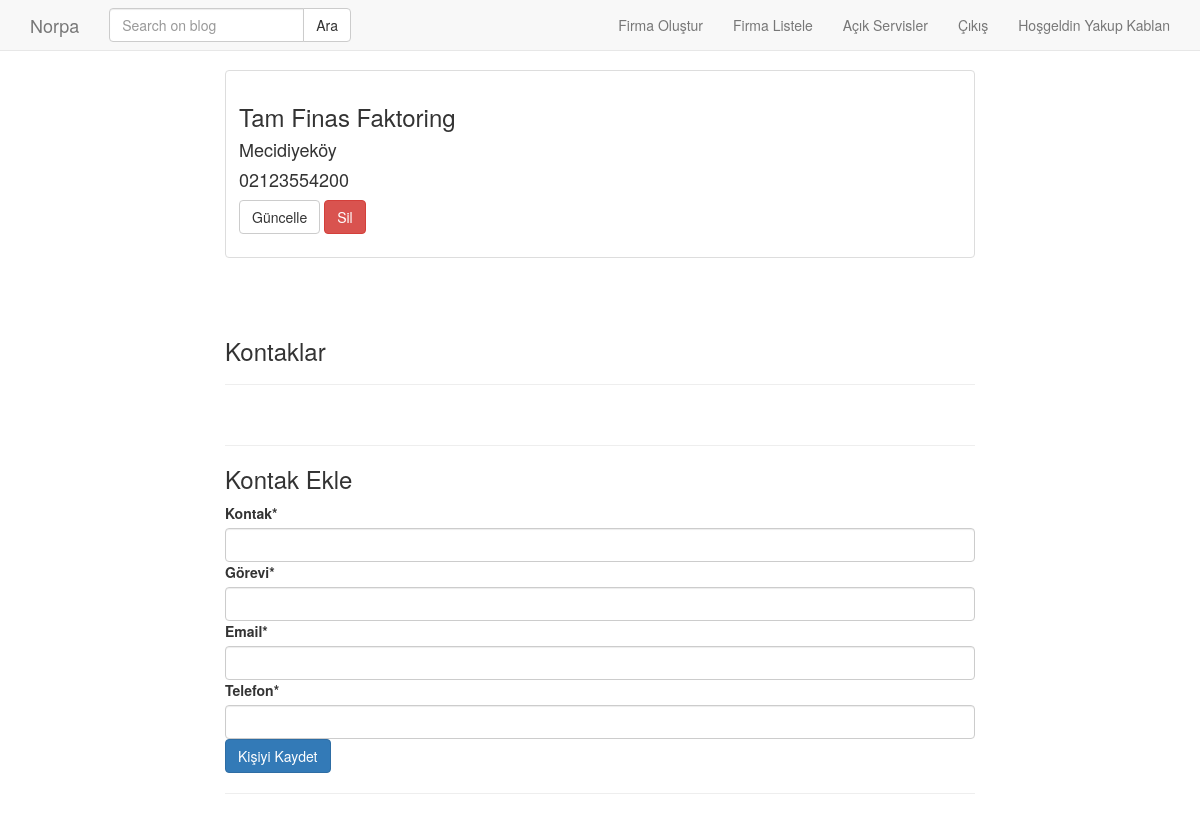
/customer/detail/1/ (signed in), run on an earlier commit of the app's database.
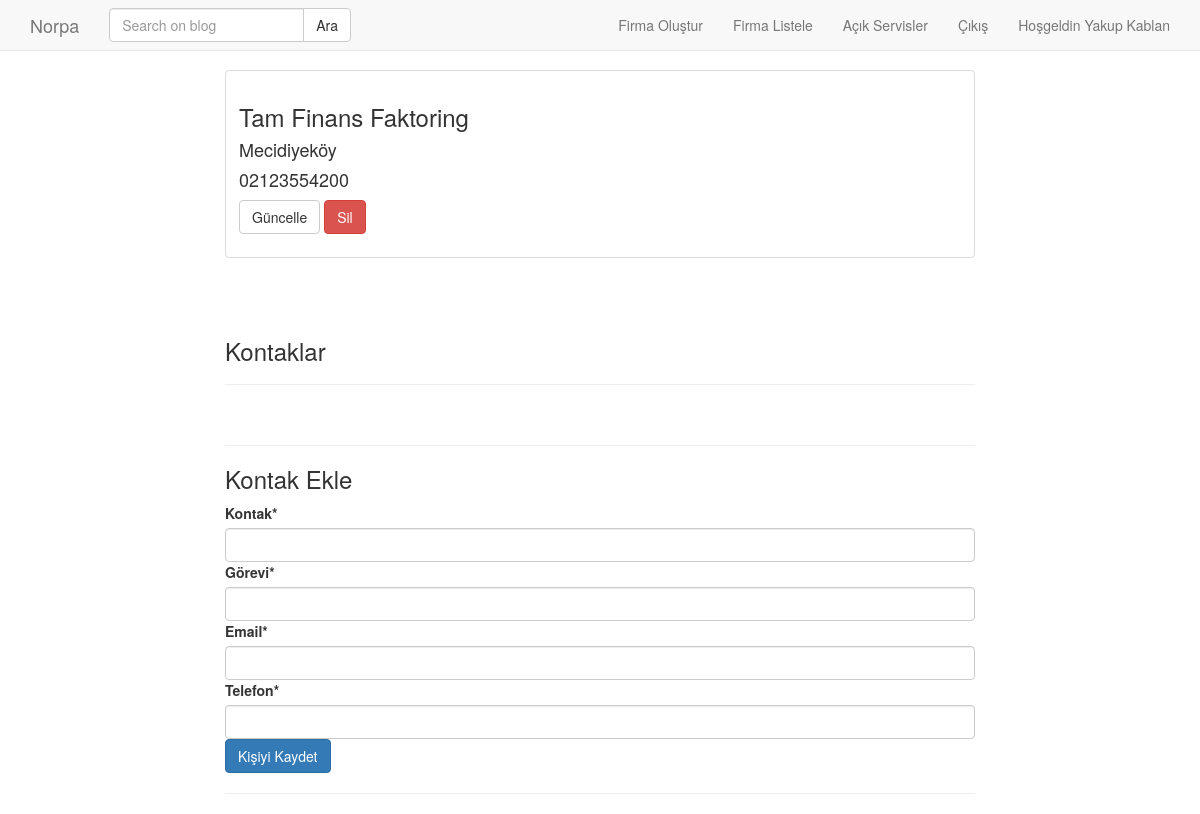
And on a later commit of the database.
### customer/models.py (models this page shows, shortened)
class Customer(models.Model):
    name = models.CharField(max_length=200, verbose_name="Müşteri Adı")
    address = models.TextField(verbose_name="Müşteri Adresi")
    phone=models.CharField(max_length=50, verbose_name="Müşteri Telefonu")
    checked = models.BooleanField(default=True, verbose_name="Aktif-Pasif")
    contract = models.DateField(verbose_name="Sözleşme Tarihi", null=True)
    created_date=models.DateTimeField(auto_now_add=True)
    def get_update_url(self):
        return reverse('customer:update', kwargs={'pk': self.pk})
    def get_delete_url(self):
        return reverse('customer:delete', kwargs={'pk': self.pk})
    class Meta:
        ordering = ['-created_date']

### customer/views.py (the view)
# urls.py: path('detail/<int:pk>/', detail, name='detail'),
def detail(request, pk):
    if request.user.is_staff == False:
        return redirect('/home/')
    customer = get_object_or_404(Customer, pk=pk)
    form = ContactForm(request.POST or None)
    if form.is_valid():
        contact = form.save(commit=False)
        contact.customer = customer
        contact.save()
        return HttpResponseRedirect(customer.get_absolute_url())
    form = ContactForm()
    contacts = customer.contacts.all()
    context = {
        'customer': customer,
        'form': form,
        'contacts': contacts
    }
    return render(request, 'customer/detail.html', context)

### customer/form.py
class ContactForm(forms.ModelForm):
    class Meta:
        model=Contact
        fields = ['name', 'title', 'email', 'phone']

### templates/customer/detail.html (shortened to what this page needs)
{% extends 'base.html' %}
{% block body %}
<div class="container">
<div class="row">
    <div class="col-md-8 col-md-offset-2">
      <div class="thumbnail">
        <div class="caption">
          <h3>{{ customer.name }}</h3>
          <h4>{{customer.address |safe| linebreaks}}</h4>
          <h4>{{customer.phone}}</h4>
          <p>
                <a href="{{customer.get_update_url}}" class="btn btn-default" role="button">Güncelle</a>
                <a href="{{customer.get_delete_url}}" class="btn btn-danger" role="button">Sil</a>
          </p>
        </div>
      </div>
      <br><br>
      <h3>Kontaklar</h3>
      <hr>
      <br><hr>
      <h3>Kontak Ekle</h3>
        {% include 'customer/contact.html' %}
      <hr>
    </div>
</div>
</div>
{% endblock %}

What changed in the data, as far as the page shows it:
changed Customer "Mecidiyeköy": name "Tam Finas Faktoring" → "Tam Finans Faktoring"
